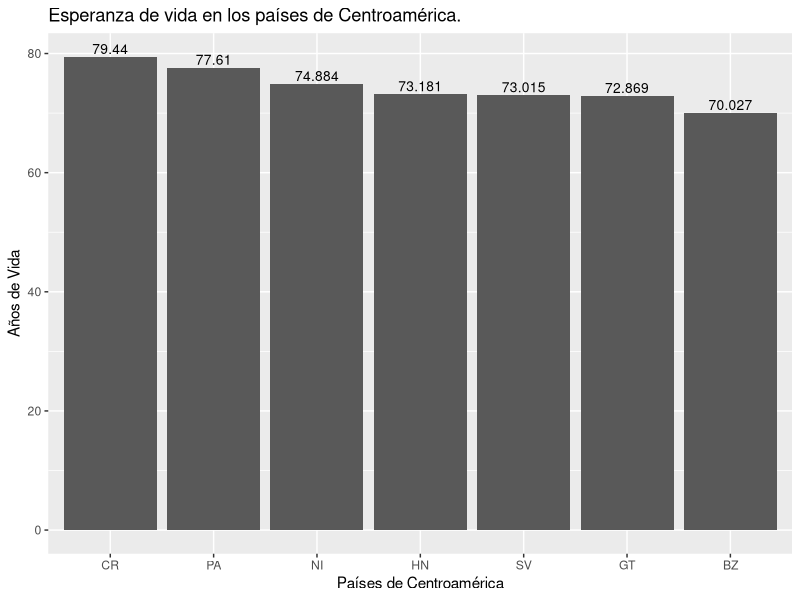
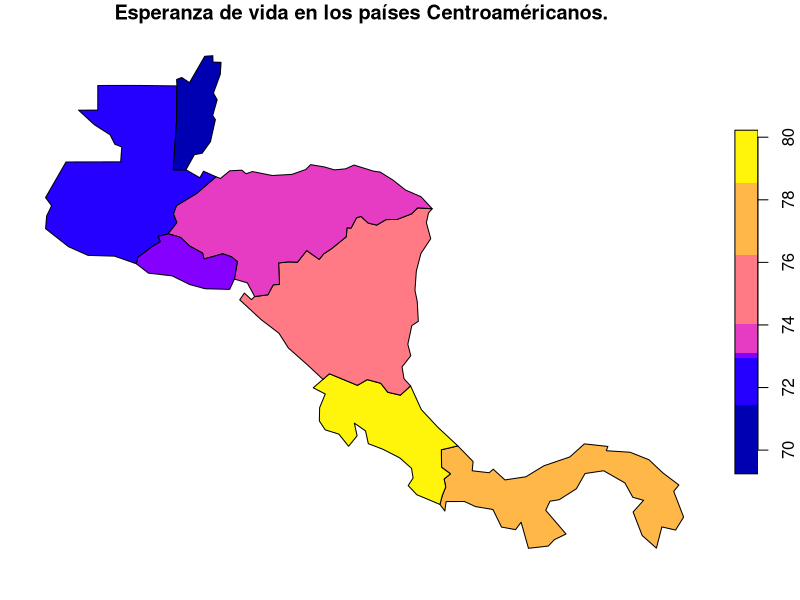

The R source for these figures, in order:
## ---- chunk 1
knitr::opts_chunk$set(echo = TRUE)
## ---- chunk 2
# Paquete para generación de documentos (ej. HTML)
library(knitr)

# Paquete para formateo de tablas
library(kableExtra)

# Paquete de graficación
library(ggplot2)

# Paquete de manejo de datos geoespaciales vectoriales
library(sf)

# Paquete con conjuntos de datos geoespaciales
library(spData)
## ---- chunk 3
names(world)
## ---- chunk 4
kable(
  world[1:10, 1:5, drop = TRUE], 
  caption="Datos demográficos de los países del mundo"
)
## ---- chunk 5
kable(
  world[1:10, c("name_long","continent","pop","lifeExp","gdpPercap"), drop = TRUE], 
  col.names=c("País","Continente","Población","Esperanza de vida","Renta per cápita"),  
  caption="Datos demográficos de los países del mundo"
)
## ---- chunk 6
# Se extraen las observaciones ordenadas por orden alfabético de país
world.orden <- order(world$name_long)

# Se genera un nuevo data frame ordenado
world.ordenadoxpais <- world[world.orden,]

# Se formatea la tabla con el nuevo data frame
kable(
  world.ordenadoxpais[, c("name_long","continent","pop","lifeExp","gdpPercap"), drop = TRUE], 
  col.names=c("País","Continente","Población","Esperanza de vida","Renta per cápita"),  
  caption="Datos demográficos de los países del mundo"
) %>%
kable_styling() %>%
scroll_box(
  width = "800px", 
  height = "500px", 
  fixed_thead = TRUE
)
## ---- chunk 7
# Se extraen las observaciones correspondientes a los países de Centroamérica
centro_america = world[world$name_long == "Belize" |
                       world$name_long == "Guatemala" |
                       world$name_long == "Honduras" |
                       world$name_long == "El Salvador" |
                       world$name_long == "Nicaragua" |
                       world$name_long == "Costa Rica" |
                       world$name_long == "Panama"
                       , ]

# Se formatea la tabla con el nuevo data frame
kable(
  centro_america[, c("name_long","continent","pop","lifeExp","gdpPercap"), drop = TRUE], 
  col.names=c("País","Continente","Población","Esperanza de vida","Renta per cápita"),  
  caption="Datos demográficos de los países de Centroamérica"
) %>%
kable_styling()
## ---- chunk 8
ggplot(centro_america, aes(x=reorder(iso_a2, -lifeExp), y=lifeExp)) +
   ggtitle("Esperanza de vida en los países de Centroamérica.") +
   xlab("Países de Centroamérica") + 
   ylab("Años de Vida") +  
   geom_col() +
   geom_text(aes(label=lifeExp), vjust=-0.3, size=3.5)
## ---- chunk 9
plot(centro_america["lifeExp"], main="Esperanza de vida en los países Centroaméricanos. ")
